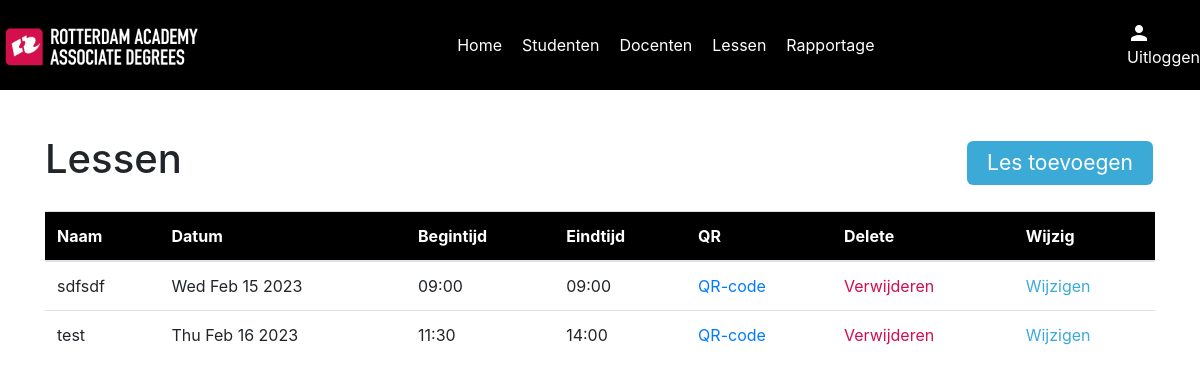
The app's page /lessen_overzicht with its own data.
### models/lesson.py (models this page shows)
class Lesson(db.Model):
    id = db.Column(db.String(255), primary_key=True)
    name = db.Column(db.String(100), nullable=False)
    date = db.Column(db.String(200), nullable=False)
    start_time = db.Column(db.String(200), nullable=False)
    end_time = db.Column(db.String(200), nullable=False)
    def to_dict(self):
        return {
            'id': self.id,
            'name': self.name,
            'date': self.date,
            'start_time': self.start_time,
            'end_time': self.end_time
        }

### routes/lessonRoutes.py (the view)
    @app.route("/lessen_overzicht")
    def lessons_index():
        lessons = LessonController.get_all_lessons()
        return render_template(
            "lessons/index.html", lessons=lessons
        )

### controllers/lessonController.py (called while the page is built)
    @staticmethod
    def get_all_lessons():
        lessons = Lesson.query.all()
        lessons_dict = [lesson.to_dict() for lesson in lessons]
        return lessons_dict

### routes/lessonRoutes.py (called while the page is built)
def setup_lesson_routes(app):
    @app.route("/lessen_overzicht")
    def lessons_index():
        lessons = LessonController.get_all_lessons()
        return render_template(
            "lessons/index.html", lessons=lessons
        )
    @app.route('/lessons/', methods=['POST'])
    def create_lesson():
        return LessonController.create_lesson()
    @app.route('/lessons/<id>', methods=['GET'])
    def show_lesson(id):
        return LessonController.show_lesson(id)
    @app.route('/lessons/<id>', methods=['POST'])
    def update_lesson(id):
        return LessonController.update_lesson(id)
    @app.route('/lessons/<id>', methods=['DELETE'])
    def delete_lesson(id):
        return LessonController.delete_lesson(id)

### templates/lessons/index.html (shortened to what this page needs)
{% include "layout.html" %}
{% block content %}
{% include "navigation.html" %}
<div class="lessons container">
    <div class="lessons_index">
        <div class="top-content">
            <h1>Lessen</h1>
            <a href="#" class="button" id="btnCreate" data-toggle="modal" data-target="#lessonModal">Les toevoegen</a>
        </div>
        <table class="table">
            <thead style="background-color: black; color: #fff;">
            <tr>
                <th scope="Name">Naam</th>
                <th scope="Date">Datum</th>
                <th scope="Starttime">Begintijd</th>
                <th scope="Endtime">Eindtijd</th>
                <th scope="Endtime">QR</th>
                <th scope="Delete">Delete</th>
                <th scope="Change">Wijzig</th>
            </tr>
            </thead>
            <tbody>
            {% for lesson in lessons %}
            <tr>
                <td>{{ lesson.name }}</td>
                <td>{{ lesson.date }}</td>
                <td>{{ lesson.start_time }}</td>
                <td>{{ lesson.end_time }}</td>
                <td><a href="/check-in/{{ lesson.id }}">QR-code</a></td>
                <td><a href="#" class="red" data-id="{{ lesson.id }}" id="btnDelete">Verwijderen</a></td>
                <td><a href="#" class="blue" data-id="{{ lesson.id }}" id="btnEdit" data-toggle="modal" data-target="#lessonModal">Wijzigen</a></td>
            </tr>
            {% endfor %}
            </tbody>
        </table>
    </div>
</div>
{% endblock %}

### static/css/style.css (style rules this page uses)
:root { --black: #000; --white: #fff; --racRed: #D30E4C; --racBlue: #3CAAD7; --textColor: #272727; }
.container { position: relative; top: 90px; }
.button { background-color: var(--racBlue); border: none; color: var(--white); padding: 6px 20px; text-align: center; display: inline-block; font-size: 21px; margin: 4px 2px; border-radius: 6px; }
.red { color: var(--racRed) !important; }
.blue { color: var(--racBlue) !important; }
.lessons_index .top-content { display: flex; justify-content: space-between; align-items: center; margin: 45px 0 20px 0; }

### records on screen
Lesson: name "sdfsdf", date "Wed Feb 15 2023", start_time "09:00", end_time "09:00"
Lesson: name "test", date "Thu Feb 16 2023", start_time "11:30", end_time "14:00"
